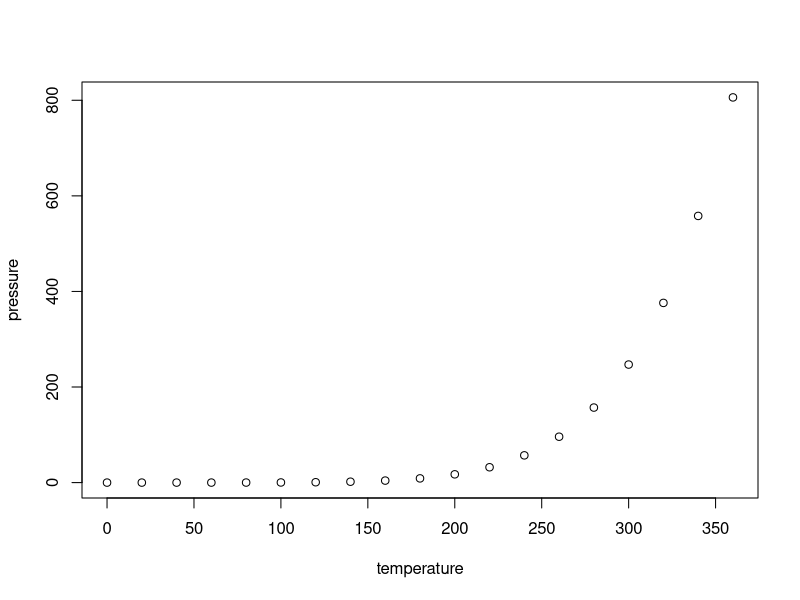
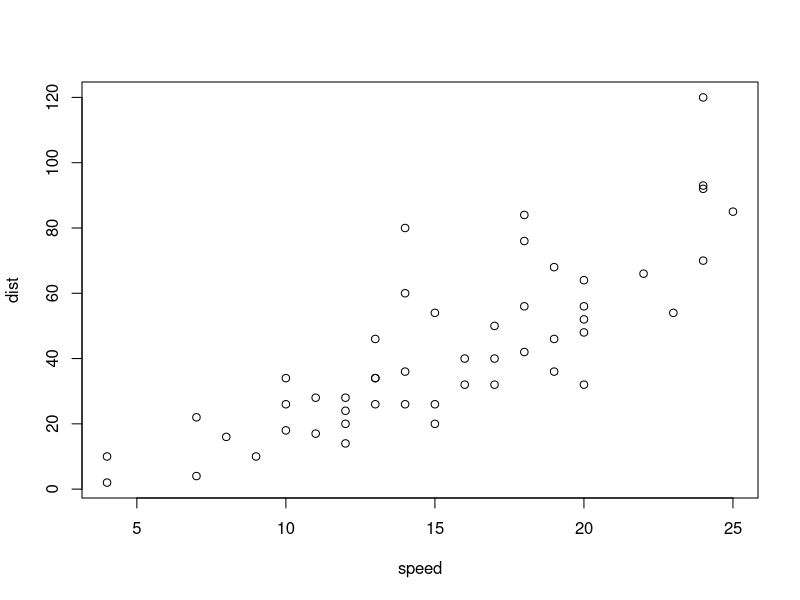
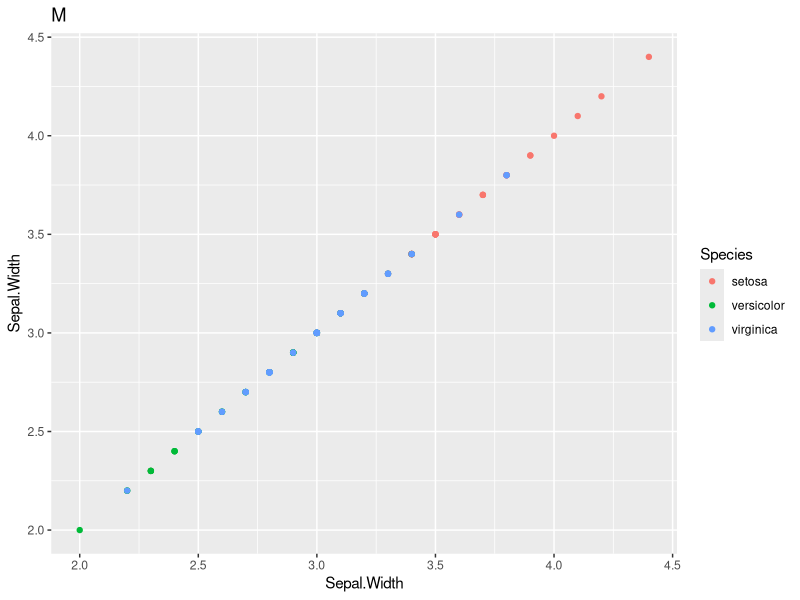

Source code (R) for these figures, in order:
## ---- chunk 1
knitr::opts_chunk$set(echo = TRUE)
## ---- chunk 2
summary(cars)
## ---- chunk 3
plot(pressure)
## ---- chunk 4
plot(cars)
## ---- chunk 5
library(tidyverse)
knitr::opts_chunk$set(echo=TRUE)
## ---- chunk 6
                   

ggplot(data=iris,
       mapping=aes(x=Sepal.Width,
                   y=Sepal.Width, color=Species))+
       geom_point()+
    labs(title="M")
